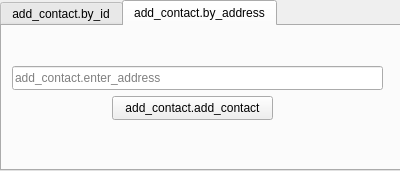
<?xml version="1.0" encoding="UTF-8"?>
<ui version="4.0">
 <class>AddContact</class>
 <widget class="QWidget" name="AddContact">
  <property name="geometry">
   <rect>
    <x>0</x>
    <y>0</y>
    <width>400</width>
    <height>171</height>
   </rect>
  </property>
  <property name="windowTitle">
   <string>add_contact.title</string>
  </property>
  <property name="windowIcon">
   <iconset resource="source.qrc">
    <normaloff>:/mainapp/sources/appico.ico</normaloff>:/mainapp/sources/appico.ico</iconset>
  </property>
  <widget class="QTabWidget" name="tabs">
   <property name="geometry">
    <rect>
     <x>0</x>
     <y>0</y>
     <width>401</width>
     <height>171</height>
    </rect>
   </property>
   <property name="currentIndex">
    <number>1</number>
   </property>
   <widget class="QWidget" name="tab">
    <attribute name="title">
     <string>add_contact.by_id</string>
    </attribute>
    <widget class="QLineEdit" name="enterId">
     <property name="enabled">
      <bool>false</bool>
     </property>
     <property name="geometry">
      <rect>
       <x>10</x>
       <y>50</y>
       <width>371</width>
       <height>24</height>
      </rect>
     </property>
     <property name="placeholderText">
      <string>add_contact.enter_id</string>
     </property>
    </widget>
    <widget class="QPushButton" name="addContactById">
     <property name="enabled">
      <bool>false</bool>
     </property>
     <property name="geometry">
      <rect>
       <x>110</x>
       <y>80</y>
       <width>161</width>
       <height>24</height>
      </rect>
     </property>
     <property name="text">
      <string>add_contact.add_contact</string>
     </property>
    </widget>
   </widget>
   <widget class="QWidget" name="tab_2">
    <attribute name="title">
     <string>add_contact.by_address</string>
    </attribute>
    <widget class="QLineEdit" name="enterAddress">
     <property name="geometry">
      <rect>
       <x>10</x>
       <y>40</y>
       <width>371</width>
       <height>24</height>
      </rect>
     </property>
     <property name="placeholderText">
      <string>add_contact.enter_address</string>
     </property>
    </widget>
    <widget class="QPushButton" name="addContactByAddress">
     <property name="geometry">
      <rect>
       <x>110</x>
       <y>70</y>
       <width>161</width>
       <height>24</height>
      </rect>
     </property>
     <property name="text">
      <string>add_contact.add_contact</string>
     </property>
    </widget>
   </widget>
  </widget>
 </widget>
 <resources>
  <include location="source.qrc"/>
 </resources>
 <connections/>
</ui>
